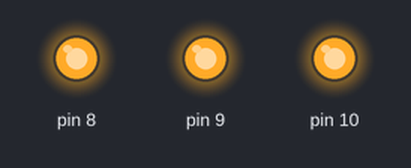
The sketch below on a simulated Arduino Uno, built with avr-gcc and run on an emulated ATmega328P. Parts: output pins drawn as LEDs (lit = HIGH).

Above: at 0.5 s.
At 2.5 s:
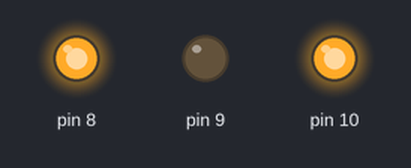
At 3.5 s:
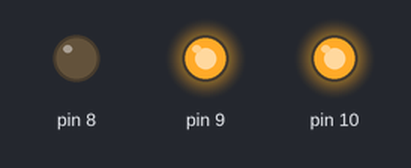
At 4.5 s:
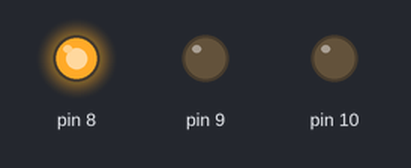
At 6.5 s:
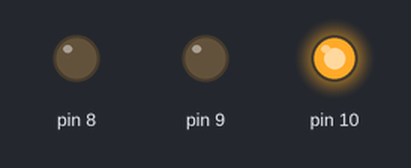
At 8.5 s:
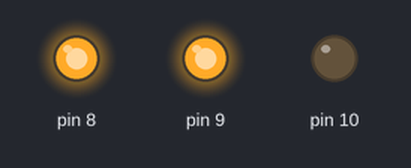
Timing chart, 0 to 9.1 s (numbered marks = the images above):
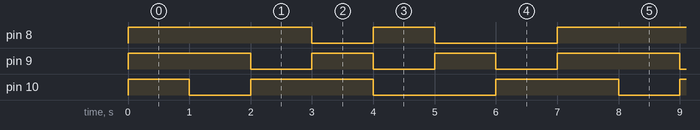

The sketch:

parar.ino
```cpp
void setup() {
  pinMode(8, OUTPUT);
  digitalWrite(8, LOW);
  pinMode(9, OUTPUT);
  digitalWrite(9, LOW);
  pinMode(10, OUTPUT);
  digitalWrite(10, LOW);
}

void loop() {
  colors(1,1,1);
  delay(1000);
  colors(1,1,0);
  delay(1000);
  colors(1,0,1);
  delay(1000);
  colors(0,1,1);
  delay(1000);
  colors(1,0,0);
  delay(1000);
  colors(0,1,0);
  delay(1000);
  colors(0,0,1);
  delay(1000);
}

void colors(int a, int b, int c){
  if (a == 1){
    digitalWrite(8, HIGH);
  } else {
    digitalWrite(8, LOW);
  }
  if (b == 1){
    digitalWrite(9, HIGH);
  } else {
    digitalWrite(9, LOW);
  }
  if (c == 1){
    digitalWrite(10, HIGH);
  } else {
    digitalWrite(10, LOW);
  }
}
```

Measured:
- by itself, pin 8: repeats every 7.0 s: LOW 1.0 s, HIGH 1.0 s, LOW 2.0 s, HIGH 3.0 s
- by itself, pin 9: repeats every 7.0 s: 2 × (LOW 1.0 s, HIGH 1.0 s), LOW 1.0 s, HIGH 2.0 s
- by itself, pin 10: repeats every 7.0 s: LOW 1.0 s, HIGH 2.0 s, LOW 2.0 s, HIGH 2.0 s
